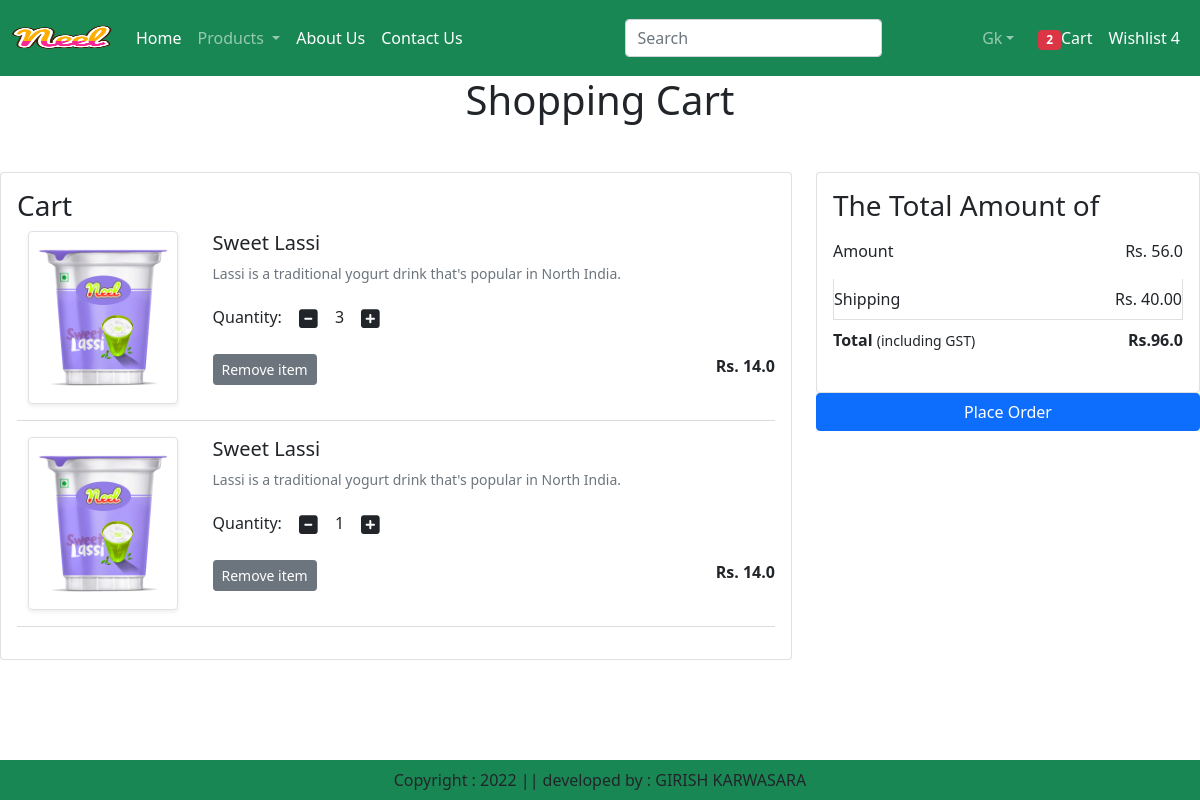
The app's page /cart/ (signed in) with its own data.
### website/models.py (models this page shows, shortened)
class Cart(models.Model):
    user = models.ForeignKey(User, on_delete=models.CASCADE)
    product = models.ForeignKey (Product, on_delete=models.CASCADE)
    quantity = models.PositiveIntegerField(default=1)

class Product(models.Model):
    title = models.CharField(max_length=100)
    selling_price = models.FloatField()
    discounted_price = models.FloatField()
    description = models.TextField()
    composition = models.TextField(default="")
    prodapp = models.TextField(default='')
    category = models.CharField(choices=CATEGORY_CHOICES, max_length=2)
    product_image = models.ImageField(upload_to='product')

### website/views.py (the view)
# urls.py: path('cart/',show_cart,name='showcart'),
@login_required
def show_cart(request):
    totalitem = 0
    if request.user.is_authenticated:
        totalitem = len(Cart.objects.filter(user=request.user))
    user = request.user
    cart = Cart.objects.filter(user=user)
    amount = sum(item.quantity * item.product.discounted_price for item in cart)
    totalamount = amount + 40
    return render(request, 'addtocart.html', locals())

### website/templates/addtocart.html (shortened to what this page needs)
{% extends 'base.html' %}
{% load static %}
{% block main-content %}
<div class="row">
    {% if cart %}
    <h1 class="text-center mb-5">Shopping Cart</h1>
    <div class="col-sm-8">
        <div class="card">
            <div class="card-body">
                <h3>Cart</h3>
                {% for item in cart %}
                <div class="row">
                    <div class="col-sm-3 text-center align-self-center">
                        <img src="{{ item.product.product_image.url }}" alt="{{ item.product.title }}" class="img-fluid img-thumbnail shadow-sm" height="150" width="150">
                    </div>
                    <div class="col-sm-9">
                        <div>
                            <h5>{{ item.product.title }}</h5>
                            <p class="mb-2 text-muted small">{{ item.product.description }}</p>
                            <div class="my-3">
                                <label >Quantity:</label>
                                <a class="minus-cart btn" pid="{{ item.product.id }}"><i class="fas fa-minus-square fa-lg"></i></a>
                                <span id="quantity">{{ item.quantity }}</span>
                                <a class="plus-cart btn" pid="{{ item.product.id }}"><i class="fas fa-plus-square fa-lg"></i></a>
                            </div>
                            <div class="d-flex justify-content-between">
                                <a href="{% url 'showcart' %}" class="remove-cart btn btn-sm btn-secondary mr-3" pid="{{ item.product.id }}">Remove item</a>
                                <p class="mb-0"><span><strong>Rs. {{ item.product.discounted_price }}</strong></span></p>
                            </div>
                        </div>
                    </div>
                </div>
                <hr class="text-muted">
                {% endfor %}
            </div>
        </div>
    </div>
    <div class="col-sm-4">
        <div class="card">
            <div class="card-body">
                <h3>The Total Amount of</h3>
                <ul class="list-group">
                    <li class="list-group-item d-flex justify-content-between align-items-center border-0 px-0 pb-3">Amount<span id="amount">Rs. {{ amount }}</span></li>
                    <li class="list-group-item d-flex justify-content-between align-items-center px-0">Shipping<span>Rs. 40.00</span></li>
                    <li class="list-group-item d-flex justify-content-between align-items-center border-0 px-0 mb-3">
                        <div>
                            <strong>Total</strong> <small>(including GST)</small>
                        </div>
                        <span><strong>Rs.{{ totalamount }}</strong></span>
                    </li>
                </ul>
            </div>
        </div>
    <div class="d-grid">
        <a href="{% url 'checkout' %}" class="btn btn-primary">Place Order</a>
    </div>
</div>
    {% else %}
    <div class="col-sm-12">
        <h1 class="text-center mb-5">Cart is Empty</h1>
    </div>
    {% endif %}
</div>
{% endblock main-content %}

### records on screen
Cart: product.product_image (picture), product "Sweet Lassi", product.description "Lassi is a traditional yogurt drink that's popular in North India.", quantity "3", product.discounted_price "14.0"
Cart: product.product_image (picture), product "Sweet Lassi", product.description "Lassi is a traditional yogurt drink that's popular in North India.", quantity "1", product.discounted_price "14.0"

### other values on screen
{{ totalitem }} "2"
{{ amount }} "56.0"
{{ totalamount }} "96.0"
